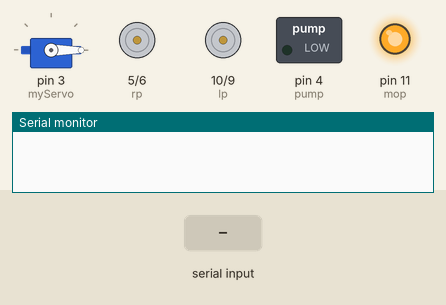
Simulated run of this sketch. Board: Arduino Uno, built with avr-gcc and run on an emulated ATmega328P. Shown: servo, motor-driver pin pairs drawn as motors (green arrow = first pin HIGH = forward, orange = second pin HIGH = backward, longer = more drive), switched loads named in the sketch (green lamp = pin HIGH), output pins drawn as LEDs (lit = HIGH), the last lines printed to the serial monitor. The inputs (shaded band) are chosen by the test bench.

Above: at 1.2 s.
1.3 s: "R" received over Serial
At 2.2 s:
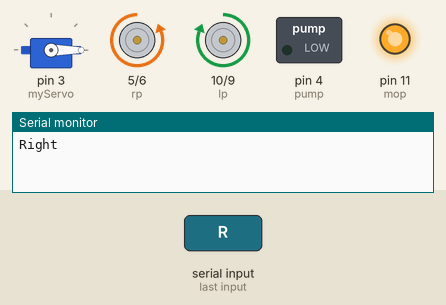
2.8 s: byte 117 ('u') received over Serial
At 3.3 s:
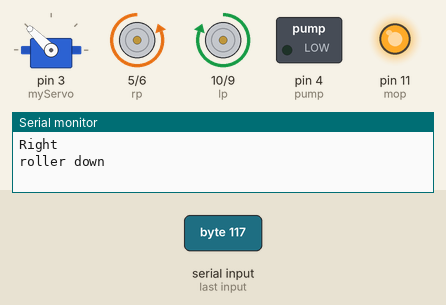
4.3 s: "S" received over Serial
At 5.5 s:
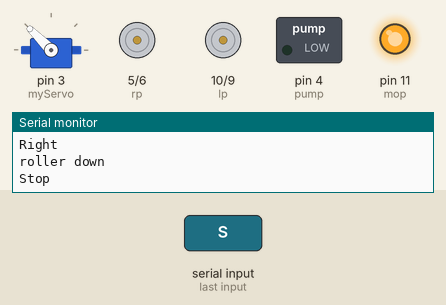
5.8 s: "L" received over Serial
At 6.8 s:
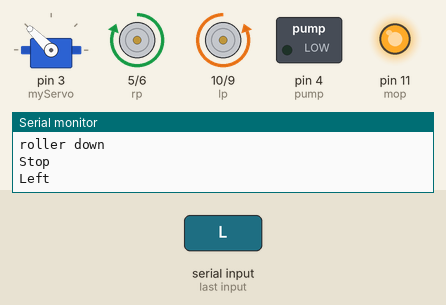
7.3 s: "F" received over Serial
At 8.0 s:
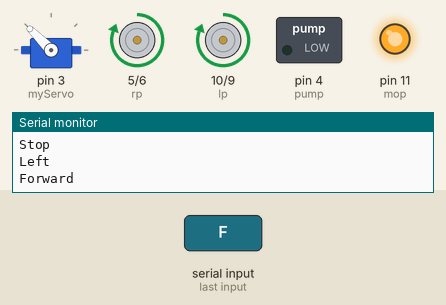
8.8 s: "B" received over Serial
At 9.1 s:
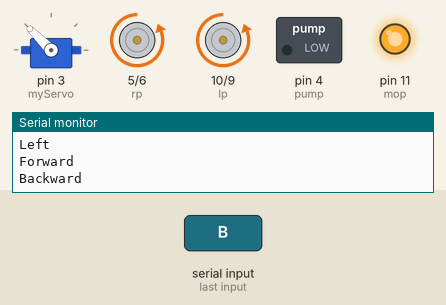
Timing chart, 0 to 11.3 s (numbered marks = the images above; inputs shaded):
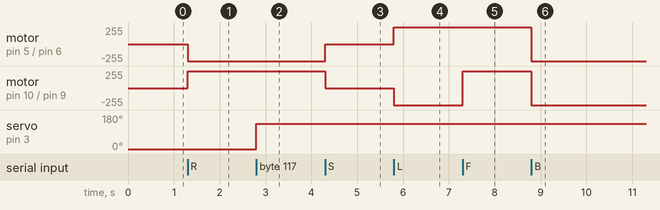

The sketch:

CODE.ino
```cpp
#include <Servo.h>
Servo myServo;

int rn = 6;
int rp = 5;
int lp = 10;
int ln = 9 ;
int pump = 4;
int mop = 11;
int serv = 3;
int spd = 255;
char incomingByte = '0'; // for incoming serial data

void setup()
{
myServo.attach(3);
myServo.write(0);
pinMode(rn, OUTPUT);
pinMode(rp, OUTPUT);
pinMode(lp, OUTPUT);
pinMode(ln, OUTPUT);
pinMode(pump, OUTPUT);
pinMode(mop, OUTPUT);
analogWrite(rn, 0);
analogWrite(rp, 0);
analogWrite(lp, 0);
analogWrite(ln, 0);
digitalWrite(pump, LOW);
digitalWrite(mop, HIGH);
Serial.begin(9600);
}


void loop()
{

if(Serial.available())
  incomingByte = Serial.read();

switch(incomingByte)
{

case 'S': // control to stop the robot
analogWrite(rn, 0);
analogWrite(rp, 0);
analogWrite(lp, 0);
analogWrite(ln, 0);
Serial.println("Stop");
incomingByte='*';
break;

case 'R': //control for right
analogWrite(rn, spd);
analogWrite(rp, 0);
analogWrite(lp, spd);
analogWrite(ln, 0);
Serial.println("Right");
incomingByte='*';
break;


case 'L': //control for left
analogWrite(rn, 0);
analogWrite(rp, spd);
analogWrite(lp, 0);
analogWrite(ln, spd);
Serial.println("Left");
incomingByte='*';
break;


case 'F': //control for forward
analogWrite(rp, spd);
analogWrite(rn, 0);
analogWrite(ln, 0);
analogWrite(lp, spd);
Serial.println("Forward");
incomingByte='*';
break;


case 'B': //control for backward
analogWrite(rp, 0);
analogWrite(rn, spd);
analogWrite(ln, spd);
analogWrite(lp, 0);
Serial.println("Backward");
incomingByte='*';
break;


case 'P': // pump on
digitalWrite(pump, HIGH);
Serial.println("pump on");
incomingByte='*';
break;

case 'p': // pump off
digitalWrite(pump, LOW);
Serial.println("pump off");
incomingByte='*';
break;

case 'M':
digitalWrite(mop, HIGH); // mopper on
Serial.println("mop on");
incomingByte='*';
break;

case 'm':
digitalWrite(mop, LOW); // mopper off
Serial.println("mop off");
incomingByte='*';
break;

case 'U': // roller up
myServo.write(0);
Serial.println("roller up");
incomingByte='*';
break;

case 'u': // roller down
myServo.write(135);
Serial.println("roller down");
incomingByte='*';
break;


case '1':
spd = 155;
Serial.println("spd= 10");
incomingByte='*';
break;

case '2':
spd = 185;
Serial.println("spd= 25");
incomingByte='*';
break;

case '3':
spd = 215;
Serial.println("spd= 75");
incomingByte='*';
break;

case '4':
spd = 255;
Serial.println("spd= 100");
incomingByte='*';
break;


delay(1000);
}
}
```

Measured:
- after the input at 1.3 s, motor on pin 5 (rp) / pin 6 (rn): stopped → backward 255/255 at once; motor on pin 10 (lp) / pin 9 (ln): stopped → forward 255/255 at once
- after the input at 2.8 s, servo on pin 3 (myServo): 0° → 135° at once
- after the input at 4.3 s, motor on pin 5 (rp) / pin 6 (rn): backward 255/255 → stopped at once; motor on pin 10 (lp) / pin 9 (ln): forward 255/255 → stopped at once
- after the input at 5.8 s, motor on pin 5 (rp) / pin 6 (rn): stopped → forward 255/255 at once; motor on pin 10 (lp) / pin 9 (ln): stopped → backward 255/255 at once
- after the input at 7.3 s, motor on pin 10 (lp) / pin 9 (ln): backward 255/255 → forward 255/255 at once
- after the input at 8.8 s, motor on pin 5 (rp) / pin 6 (rn), motor on pin 10 (lp) / pin 9 (ln): forward 255/255 → backward 255/255 at once
